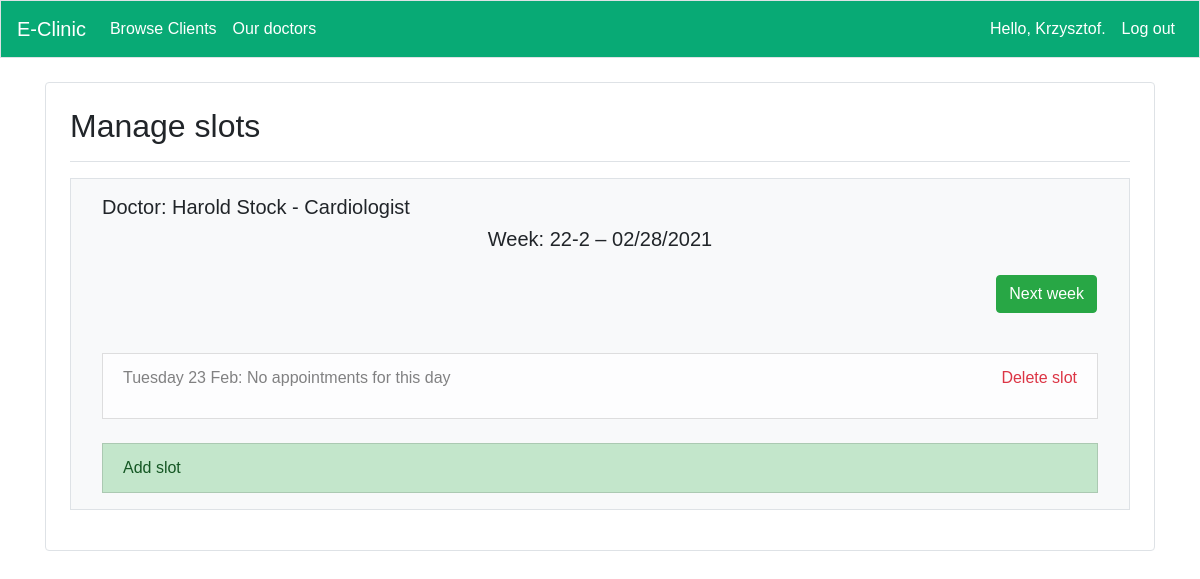
Page /manage_slots/3/week/0/ (signed in) on the committed database.
### user/models.py (models this page shows, shortened)
class Doctor(models.Model):
    profile = models.OneToOneField(Profile,verbose_name=_lazy('profile'),default=None, on_delete=models.CASCADE)
    speciality = models.CharField(verbose_name=_lazy('speciality'),max_length=50)
    image = models.ImageField(upload_to='static/profile_images', blank=True)
    services = models.ManyToManyField(Service,verbose_name=_lazy('services'))
    class Meta:
        verbose_name_plural = 'Doctors'
    def __str__(self):
        return f"{self.profile.user.first_name} {self.profile.user.last_name}"

class Profile(models.Model):
    user = models.OneToOneField(User,default=None, null=True, on_delete=models.CASCADE)
    phone_number = models.CharField(verbose_name=_lazy('phone_number'),
                                    max_length=15,
                                    blank=True,
                                    null=True,)
    city = models.CharField(verbose_name=_lazy('city'),
                            max_length=100,
                            blank=True,
                            null=True,)
    birth_date = models.DateField(null=True, blank=True)

class Slot(models.Model):
    doctor = models.ForeignKey(Doctor,verbose_name=_lazy('doctor'), on_delete=models.CASCADE)
    date = models.DateField(verbose_name=_lazy('date'),null=True)
    start_time = models.TimeField(verbose_name=_lazy('start time'),null=True)
    end_time = models.TimeField(verbose_name=_lazy('end time'),null=True)
    class Meta:
        verbose_name_plural = 'Slots'

### app/decorators.py (the view)
		def wrapper_func(request, *args, **kwargs):
			group = None
			if request.user.groups.exists():
				group = request.user.groups.all()[0].name
			if group in allowed_roles:
				return view_func(request, *args, **kwargs)
			else:
				return HttpResponse('You are not authorized to view this page')

### app/functions.py (called while the page is built)
def what_week(week):
    day = date.today()
    day = day + timedelta(days=-day.weekday(),weeks=week)
    day2 = day + timedelta(days=6)
    return [day,day2]

### app/templatetags/user_tags.py (called while the page is built)
@register.filter(name='has_group')
def has_group(user, group_name):
    group = Group.objects.filter(name=group_name)
    if group:
        group = group.first()
        return group in user.groups.all()
    else:
        return False

@register.simple_tag(name='check_appointments')
def check_appointments(slot_id):
    slot = Slot.objects.get(id=slot_id)
    if Appointment.objects.filter(slot=slot):
        return True
    return False

### app/views.py (called while the page is built)
@staff_member_required(login_url='app:index')
@allowed_users(allowed_roles=['Admin'])
def manage_slots(request,doctor_id,week):
    doctor = Doctor.objects.get(id=doctor_id)
    first,last = what_week(week)
    slots = Slot.objects.filter(doctor=doctor,date__range=[first,last]).order_by('date')
    n_week = week+1
    p_week = week-1
    first = what_week(week)[0]
    last = what_week(week)[1]
    context = {'doctor':doctor,'slots':slots,'week':week,'n_week':n_week,'p_week':p_week,
                'first':first,'last':last}
    return render(request, 'app/manage_slots.html', context)

### app/templates/app/manage_slots.html (shortened to what this page needs)
{% extends "app/base.html" %}
{% load i18n %}
{% block page_header %}
{% load user_tags%}
<h2>{% trans "Manage slots"%}</h2>
{% endblock page_header %}
{% block content %}
<div class="container p-3 my-3 bg-light text-black border">
      <div class="col justify-content-md-center">
        <h5>{% trans "Doctor"%}: {{doctor}} - {{doctor.speciality}}</h5>
        <div class="col d-flex justify-content-center" style="padding: 0;"><h5>{% trans "Week"%}: {{first.day}}-{{first|date:"n"}} – {{last|date:"SHORT_DATE_FORMAT"}}</h5></div>
        <div class="row">
          <div class ="col align-self-end p-3"><a class="btn btn-success float-right"
              href="{% url 'app:manage_slots' doctor.id n_week %}">{% trans "Next week"%}</a></div>
        </div>
        <br>
        {% for slot in slots%}
          <div class="list-group-item list-group-item-light"><p>{{slot.date|date:'l'}} {{slot.date|date:'j'}} {{slot.date|date:'M'}}:
            {% check_appointments slot.id as checked%}
            {% if checked %}
            <a href="{% url 'app:slot' slot.id%}" class="text-primary">{% trans "Go to slot"%}</a>
            {% else %}
            {% trans "No appointments for this day"%}
            {% endif %}
            <a class='text-danger float-right' href="{% url 'app:delete_slot' slot.id %}">{% trans "Delete slot"%}</a></p>
          </div>
      {% empty %}
          <h5>{% trans "No slots for this week"%}</h5>
      {%endfor%}
      <br>
      <a class="list-group-item list-group-item-action list-group-item-success"
      href="{% url 'app:add_slot' doctor.id %}">{% trans "Add slot"%}</a>
    </div>
</div>
{% endblock content%}

### app/templates/app/base.html (shortened to what this page needs)
<!doctype html>
<html lang="en">
  <head>
    {% load bootstrap4 %}
    {% load i18n %}
    {% load user_tags %}
    {% load static %}
    {% bootstrap_css%}
    <link rel="stylesheet" type="text/css" href="{% static 'css/base.css' %}">
  </head>
  <body>
    <nav class="navbar navbar-custom navbar-expand-md navbar-light  mb-4 border">
      <a class="navbar-brand" href="{% url 'app:index'%}">
          E-Clinic</a>
      <div class="collapse navbar-collapse" id="navbarCollapse">
        <ul class="navbar-nav mr-auto" id="links">
          {% if request.user.is_active and request.user.is_staff %}
            {% if request.user|has_group:"Admin" %}
            <li class="nav-item"><a class="nav-link" href="{% url 'app:browse_clients' %}">{% trans "Browse Clients" %}</a></li>
            {% endif %}
          {% else %}
          {% if user.is_authenticated%}
          <li class="nav-item"><a class="nav-link" href="{% url 'app:animals'%}">{% trans "My pets" %}</a></li>
          <li class="nav-item"><a class="nav-link" href="{% url 'app:my_appointments'%}">{% trans "My appointments" %}</a></li>
          {% endif %}
          {%endif%}
          <li class="nav-item"><a class="nav-link" href="{% url 'app:doctors'%}">{% trans "Our doctors" %}</a></li>
        </ul>
        <ul class="navbar-nav ml-auto" id="links">
          {% if user.is_authenticated %}
            <li class="nav-item">
              <a class="nav-link" href="{% url 'user:profile' %}">{% trans "Hello,"%} {{ user.first_name }}.</a>
            </li>
            <li class="nav-item">
              <a class="nav-link" href="{% url 'user:logout' %}">{% trans "Log out" %}</a>
            </li>
          {% else %}
            <li class="nav-item">
              <a class="nav-link" href="{% url 'user:register' %}">{% trans "Register" %}</a>
            </li>
            <li class="nav-item">
              <a class="nav-link" href="{% url 'user:login' %}">{% trans "Log in" %}</a></li>
          {% endif %}
        </ul>
      </div>
    </nav>
    <main class="container">
      <div class="container p-4 my-4  text-black border rounded position-relative">
      <div class="pb-2 mb-2 border-bottom">
        {% block page_header %}{% endblock page_header %}
      </div>
      <div>
        {% block content %}{% endblock content %}
      </div>
    </div>
    </main>
  </body>
</html>

### static/css/base.css (style rules this page uses)
p { font-family: 'arial'; }
h2 { font-family: 'arial'; }
h5 { font-family: 'arial'; }
a { font-family :'arial'; }
.navbar-custom { background-color: #08aa75; }
.navbar-custom .navbar-brand, .navbar-custom .navbar-text { font-family :'arial'; color:white; }
#links a { font-family: 'arial'; color:white; }

### rows in the picture
Doctor: profile.last_name "Harold Stock", speciality "Cardiologist"
Slot: date "Tuesday", date "23", date "Feb"

### other values in the picture
{{ user.first_name }} "Krzysztof"
{{ first.day }} "22"
{{ first|date:"n" }} "2"
{{ last|date:"SHORT_DATE_FORMAT" }} "02/28/2021"
